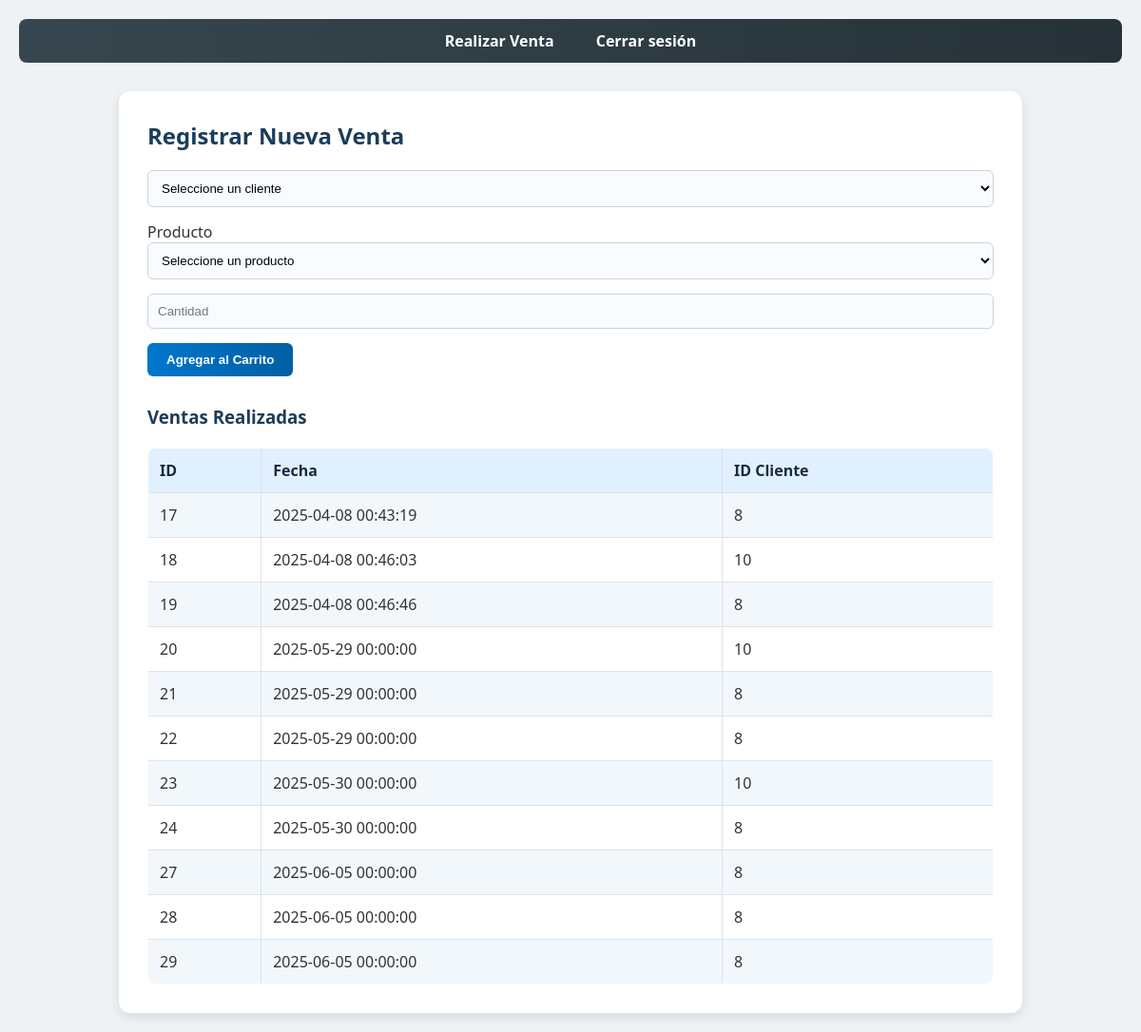
Page /ventas.php on the committed database.
### tables this page shows
CREATE TABLE `ventas` (
  `id_venta` int(11) NOT NULL,
  `fecha` datetime NOT NULL,
  `id_cliente` int(11) NOT NULL
);

### ventas.php (the view, shortened to what this page needs)
<?php
include 'conexion.php';
$stmt_ventas = $pdo->query("CALL sp_obtener_ventas()");
$ventas = $stmt_ventas->fetchAll(PDO::FETCH_ASSOC);
?>
<!DOCTYPE html>
<html lang="es">
<head>
  <link rel="stylesheet" href="ventas.css">
</head>
<body>
<nav class="menu">
  <ul>
    <li><a href="ventas.php">Realizar Venta</a></li>
    <li><a href="logout.php" class="cerrar">Cerrar sesión</a></li>
  </ul>
</nav>
<div class="container">
  <h2>Registrar Nueva Venta</h2>
  <form method="POST" action="ventas.php">
    <select name="id_cliente"  <?= !empty($_SESSION['carrito']) ? 'disabled' : '' ?>>
        <option value="">Seleccione un cliente</option>
    </select>
    <label for="id_producto">Producto</label>
    <select name="id_producto" >
      <option value="">Seleccione un producto</option>
    </select>
    <input type="number" name="cantidad" min="1" placeholder="Cantidad" >
    <button type="submit" name="agregar_producto">Agregar al Carrito</button>
  </form>
  <h3>Ventas Realizadas</h3>
  <table>
    <tr>
      <th>ID</th>
      <th>Fecha</th>
      <th>ID Cliente</th>
    </tr>
    <?php foreach ($ventas as $venta): ?>
      <tr>
        <td><?= $venta['id_venta'] ?></td>
        <td><?= $venta['fecha'] ?></td>
        <td><?= $venta['id_cliente'] ?></td>
      </tr>
    <?php endforeach; ?>
  </table>
</div>
</body>
</html>

### ventas.css (style rules this page uses)
* { box-sizing: border-box; margin: 0; padding: 0; }
body { font-family: 'Segoe UI', Tahoma, Geneva, Verdana, sans-serif; background-color: #eef2f5; color: #333; padding: 20px; }
.container { max-width: 950px; margin: 0 auto; background-color: #ffffff; padding: 30px; border-radius: 12px; box-shadow: 0 4px 12px rgba(0, 0, 0, 0.1); }
h2, h3 { color: #1c3d5a; margin-bottom: 20px; }
form { margin-bottom: 30px; }
input[type="text"], input[type="number"], select { width: 100%; padding: 10px; margin-bottom: 15px; border: 1px solid #cbd3da; border-radius: 6px; background-color: #f9fcff; }
button { padding: 10px 20px; background: linear-gradient(to right, #0077cc, #005fa3); color: white; font-weight: bold; border: none; border-radius: 6px; cursor: pointer; transition: background 0.3s ease; }
table { width: 100%; border-collapse: collapse; margin-top: 20px; background-color: white; border: 1px solid #dce3e8; border-radius: 8px; overflow: hidden; }
th, td { padding: 12px; border: 1px solid #dce3e8; text-align: left; }
th { background-color: #e0f0ff; color: #1a2b3c; }
tr:nth-child(even) { background-color: #f2f7fb; }
nav { background: linear-gradient(to right, #37474f, #263238); padding: 12px 20px; margin-bottom: 30px; border-radius: 8px; }
nav ul { list-style: none; display: flex; gap: 20px; justify-content: center; }
nav ul li a { color: #ffffff; text-decoration: none; font-weight: bold; padding: 8px 12px; border-radius: 4px; transition: background 0.3s; }

### rows in the picture
ventas: id_venta "17", fecha "2025-04-08 00:43:19", id_cliente "8"
ventas: id_venta "18", fecha "2025-04-08 00:46:03", id_cliente "10"
ventas: id_venta "19", fecha "2025-04-08 00:46:46", id_cliente "8"
ventas: id_venta "20", fecha "2025-05-29 00:00:00", id_cliente "10"
ventas: id_venta "21", fecha "2025-05-29 00:00:00", id_cliente "8"
ventas: id_venta "22", fecha "2025-05-29 00:00:00", id_cliente "8"
ventas: id_venta "23", fecha "2025-05-30 00:00:00", id_cliente "10"
ventas: id_venta "24", fecha "2025-05-30 00:00:00", id_cliente "8"
ventas: id_venta "27", fecha "2025-06-05 00:00:00", id_cliente "8"
ventas: id_venta "28", fecha "2025-06-05 00:00:00", id_cliente "8"
ventas: id_venta "29", fecha "2025-06-05 00:00:00", id_cliente "8"
